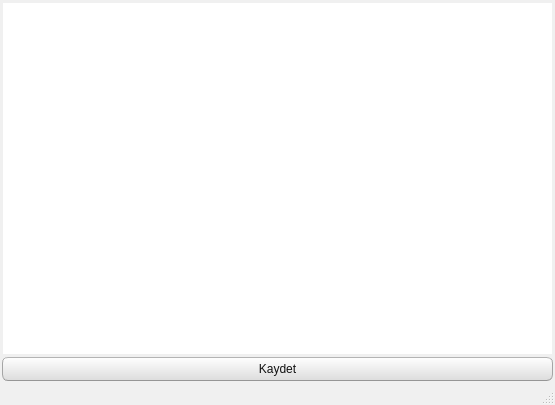
<?xml version="1.0" encoding="UTF-8"?>
<ui version="4.0">
 <class>hakkindaWindow</class>
 <widget class="QMainWindow" name="hakkindaWindow">
  <property name="geometry">
   <rect>
    <x>0</x>
    <y>0</y>
    <width>555</width>
    <height>405</height>
   </rect>
  </property>
  <property name="windowTitle">
   <string>HAKKINDA</string>
  </property>
  <property name="styleSheet">
   <string notr="true">/*
Ubuntu Style Sheet for QT Applications
Author: Jaime A. Quiroga P.
Company: GTRONICK
Last updated: 01/10/2021 (dd/mm/yyyy), 15:18.
Available at: https://github.com/GTRONICK/QSS/blob/master/Ubuntu.qss
*/
QMainWindow {
	background-color:#f0f0f0;
}
QCheckBox {
	padding:2px;
}
QCheckBox:hover {
	border:1px solid rgb(255,150,60);
	border-radius:4px;
	padding: 1px;
	background-color:qlineargradient(spread:pad, x1:0.5, y1:1, x2:0.5, y2:0, stop:0 rgba(190, 90, 50, 50), stop:1 rgba(250, 130, 40, 50));
}
QCheckBox::indicator:checked {
	border:1px solid rgb(246, 134, 86);
	border-radius:4px;
  	background-color:rgb(246, 134, 86)
}
QCheckBox::indicator:unchecked {
	border-width:1px solid rgb(246, 134, 86);
	border-radius:4px;
  	background-color:rgb(255,255,255);
}
QColorDialog {
	background-color:#f0f0f0;
}
QComboBox {
	color:rgb(81,72,65);
	background: #ffffff;
}
QComboBox:editable {
	selection-color:rgb(81,72,65);
	selection-background-color: #ffffff;
}
QComboBox QAbstractItemView {
	selection-color: #ffffff;
	selection-background-color: rgb(246, 134, 86);
}
QComboBox:!editable:on, QComboBox::drop-down:editable:on {
	color:  #1e1d23;	
}
QDateTimeEdit, QDateEdit, QDoubleSpinBox, QFontComboBox {
	color:rgb(81,72,65);
	background-color: #ffffff;
}

QDialog {
	background-color:#f0f0f0;
}

QLabel,QLineEdit {
	color:rgb(17,17,17);
}
QLineEdit {
	background-color:rgb(255,255,255);
	selection-background-color:rgb(236,116,64);
}
QMenuBar {
	color:rgb(223,219,210);
	background-color:rgb(65,64,59);
}
QMenuBar::item {
	padding-top:4px;
	padding-left:4px;
	padding-right:4px;
	color:rgb(223,219,210);
	background-color:rgb(65,64,59);
}
QMenuBar::item:selected {
	color:rgb(255,255,255);
	padding-top:2px;
	padding-left:2px;
	padding-right:2px;
	border-top-width:2px;
	border-left-width:2px;
	border-right-width:2px;
	border-top-right-radius:4px;
	border-top-left-radius:4px;
	border-style:solid;
	background-color:rgb(65,64,59);
	border-top-color: rgb(47,47,44);
	border-right-color: qlineargradient(spread:pad, x1:0, y1:1, x2:1, y2:0, stop:0 rgba(90, 87, 78, 255), stop:1 rgba(47,47,44, 255));
	border-left-color:  qlineargradient(spread:pad, x1:1, y1:0, x2:0, y2:0, stop:0 rgba(90, 87, 78, 255), stop:1 rgba(47,47,44, 255));
}
QMenu {
	color:rgb(223,219,210);
	background-color:rgb(65,64,59);
}
QMenu::item {
	color:rgb(223,219,210);
	padding:4px 10px 4px 20px;
}
QMenu::item:selected {
	color:rgb(255,255,255);
	background-color: qlineargradient(spread:pad, x1:0.5, y1:1, x2:0.5, y2:0, stop:0 rgba(225, 108, 54, 255), stop:1 rgba(246, 134, 86, 255));
	border-style:solid;
	border-width:3px;
	padding:4px 7px 4px 17px;
	border-bottom-color:qlineargradient(spread:pad, x1:0.5, y1:1, x2:0.5, y2:0, stop:0 rgba(175,85,48,255), stop:1 rgba(236,114,67, 255));
	border-top-color:qlineargradient(spread:pad, x1:0.5, y1:1, x2:0.5, y2:0, stop:0 rgba(253,156,113,255), stop:1 rgba(205,90,46, 255));
	border-right-color:qlineargradient(spread:pad, x1:0, y1:0.5, x2:1, y2:0.5, stop:0 rgba(253,156,113,255), stop:1 rgba(205,90,46, 255));
	border-left-color:qlineargradient(spread:pad, x1:1, y1:0.5, x2:0, y2:0.5, stop:0 rgba(253,156,113,255), stop:1 rgba(205,90,46, 255));
}
QPlainTextEdit {
	border: 1px solid transparent;
	color:rgb(17,17,17);
	selection-background-color:rgb(236,116,64);
    background-color: #FFFFFF;
}
QProgressBar {
	text-align: center;
	color: rgb(0, 0, 0);
	border: 1px inset rgb(150,150,150); 
	border-radius: 10px;
	background-color:rgb(221,221,219);
}
QProgressBar::chunk:horizontal {
	background-color: qlineargradient(spread:pad, x1:0.5, y1:1, x2:0.5, y2:0, stop:0 rgba(225, 108, 54, 255), stop:1 rgba(246, 134, 86, 255));
	border:1px solid;
	border-radius:8px;
	border-bottom-color:qlineargradient(spread:pad, x1:0.5, y1:1, x2:0.5, y2:0, stop:0 rgba(175,85,48,255), stop:1 rgba(236,114,67, 255));
	border-top-color:qlineargradient(spread:pad, x1:0.5, y1:1, x2:0.5, y2:0, stop:0 rgba(253,156,113,255), stop:1 rgba(205,90,46, 255));
	border-right-color:qlineargradient(spread:pad, x1:0, y1:0.5, x2:1, y2:0.5, stop:0 rgba(253,156,113,255), stop:1 rgba(205,90,46, 255));
	border-left-color:qlineargradient(spread:pad, x1:1, y1:0.5, x2:0, y2:0.5, stop:0 rgba(253,156,113,255), stop:1 rgba(205,90,46, 255));
}
QPushButton{
	color:rgb(17,17,17);
	border-width: 1px;
	border-radius: 6px;
	border-bottom-color: rgb(150,150,150);
	border-right-color: rgb(165,165,165);
	border-left-color: rgb(165,165,165);
	border-top-color: rgb(180,180,180);
	border-style: solid;
	padding: 4px;
	background-color: qlineargradient(spread:pad, x1:0.5, y1:1, x2:0.5, y2:0, stop:0 rgba(220, 220, 220, 255), stop:1 rgba(255, 255, 255, 255));
}
QPushButton:hover{
	color:rgb(17,17,17);
	border-width: 1px;
	border-radius:6px;
	border-top-color: rgb(255,150,60);
	border-right-color: qlineargradient(spread:pad, x1:0, y1:1, x2:1, y2:0, stop:0 rgba(200, 70, 20, 255), stop:1 rgba(255,150,60, 255));
	border-left-color:  qlineargradient(spread:pad, x1:1, y1:0, x2:0, y2:0, stop:0 rgba(200, 70, 20, 255), stop:1 rgba(255,150,60, 255));
	border-bottom-color: rgb(200,70,20);
	border-style: solid;
	padding: 2px;
	background-color: qlineargradient(spread:pad, x1:0.5, y1:1, x2:0.5, y2:0, stop:0 rgba(220, 220, 220, 255), stop:1 rgba(255, 255, 255, 255));
}
QPushButton:default{
	color:rgb(17,17,17);
	border-width: 1px;
	border-radius:6px;
	border-top-color: rgb(255,150,60);
	border-right-color: qlineargradient(spread:pad, x1:0, y1:1, x2:1, y2:0, stop:0 rgba(200, 70, 20, 255), stop:1 rgba(255,150,60, 255));
	border-left-color:  qlineargradient(spread:pad, x1:1, y1:0, x2:0, y2:0, stop:0 rgba(200, 70, 20, 255), stop:1 rgba(255,150,60, 255));
	border-bottom-color: rgb(200,70,20);
	border-style: solid;
	padding: 2px;
	background-color: qlineargradient(spread:pad, x1:0.5, y1:1, x2:0.5, y2:0, stop:0 rgba(220, 220, 220, 255), stop:1 rgba(255, 255, 255, 255));
}
QPushButton:pressed{
	color:rgb(17,17,17);
	border-width: 1px;
	border-radius: 6px;
	border-width: 1px;
	border-top-color: rgba(255,150,60,200);
	border-right-color: qlineargradient(spread:pad, x1:0, y1:1, x2:1, y2:0, stop:0 rgba(200, 70, 20, 255), stop:1 rgba(255,150,60, 200));
	border-left-color:  qlineargradient(spread:pad, x1:1, y1:0, x2:0, y2:0, stop:0 rgba(200, 70, 20, 255), stop:1 rgba(255,150,60, 200));
	border-bottom-color: rgba(200,70,20,200);
	border-style: solid;
	padding: 2px;
	background-color: qlineargradient(spread:pad, x1:0.5, y1:0, x2:0.5, y2:1, stop:0 rgba(220, 220, 220, 255), stop:1 rgba(255, 255, 255, 255));
}
QPushButton:disabled{
	color:rgb(174,167,159);
	border-width: 1px;
	border-radius: 6px;
	background-color: qlineargradient(spread:pad, x1:0.5, y1:1, x2:0.5, y2:0, stop:0 rgba(200, 200, 200, 255), stop:1 rgba(230, 230, 230, 255));
}
QRadioButton {
	padding: 1px;
}
QRadioButton::indicator:checked {
	height: 10px;
	width: 10px;
	border-style:solid;
	border-radius:5px;
	border-width: 1px;
	border-color: rgba(246, 134, 86, 255);
	color: #a9b7c6;
	background-color:rgba(246, 134, 86, 255);
}
QRadioButton::indicator:!checked {
	height: 10px;
	width: 10px;
	border-style:solid;
	border-radius:5px;
	border-width: 1px;
	border-color: rgb(246, 134, 86);
	color: #a9b7c6;
	background-color: transparent;
}
QScrollArea {
	color: white;
	background-color:#f0f0f0;
}
QSlider::groove {
	border-style: solid;
	border-width: 1px;
	border-color: rgb(207,207,207);
}
QSlider::groove:horizontal {
	height: 5px;
	background: rgb(246, 134, 86);
}
QSlider::groove:vertical {
	width: 5px;
	background: rgb(246, 134, 86);
}
QSlider::handle:horizontal {
	background: rgb(253,253,253);
	border-style: solid;
	border-width: 1px;
	border-color: rgb(207,207,207);
	width: 12px;
	margin: -5px 0;
	border-radius: 7px;
}
QSlider::handle:vertical {
	background: rgb(253,253,253);
	border-style: solid;
	border-width: 1px;
	border-color: rgb(207,207,207);
	height: 12px;
	margin: 0 -5px;
	border-radius: 7px;
}
QSlider::add-page:horizontal, QSlider::add-page:vertical {
 	background: white;
}
QSlider::sub-page:horizontal, QSlider::sub-page:vertical {
	background: rgb(246, 134, 86);
}
QStatusBar, QSpinBox {
	color:rgb(81,72,65);
}
QSpinBox {
	background-color: #ffffff;
}
QScrollBar:horizontal {
	max-height: 20px;
	border: 1px transparent;
	margin: 0px 20px 0px 20px;
}
QScrollBar::handle:horizontal {
	background: rgb(253,253,253);
	border: 1px solid rgb(207,207,207);
	border-radius: 7px;
	min-width: 25px;
}
QScrollBar::handle:horizontal:hover {
	background: rgb(253,253,253);
	border: 1px solid rgb(255,150,60);
	border-radius: 7px;
	min-width: 25px;
}
QScrollBar::add-line:horizontal {
  	border: 1px solid rgb(207,207,207);
  	border-top-right-radius: 7px;
  	border-top-left-radius: 7px;
  	border-bottom-right-radius: 7px;
  	background: rgb(255, 255, 255);
  	width: 20px;
  	subcontrol-position: right;
  	subcontrol-origin: margin;
}
QScrollBar::add-line:horizontal:hover {
  	border: 1px solid rgb(255,150,60);
  	border-top-right-radius: 7px;
  	border-top-left-radius: 7px;
  	border-bottom-right-radius: 7px;
  	background: rgb(255, 255, 255);
  	width: 20px;
  	subcontrol-position: right;
  	subcontrol-origin: margin;
}
QScrollBar::add-line:horizontal:pressed {
  	border: 1px solid grey;
  	border-top-left-radius: 7px;
  	border-top-right-radius: 7px;
  	border-bottom-right-radius: 7px;
  	background: rgb(231,231,231);
  	width: 20px;
  	subcontrol-position: right;
  	subcontrol-origin: margin;
}
QScrollBar::sub-line:horizontal {
  	border: 1px solid rgb(207,207,207);
  	border-top-right-radius: 7px;
  	border-top-left-radius: 7px;
  	border-bottom-left-radius: 7px;
  	background: rgb(255, 255, 255);
  	width: 20px;
  	subcontrol-position: left;
  	subcontrol-origin: margin;
}
QScrollBar::sub-line:horizontal:hover {
  	border: 1px solid rgb(255,150,60);
  	border-top-right-radius: 7px;
  	border-top-left-radius: 7px;
  	border-bottom-left-radius: 7px;
  	background: rgb(255, 255, 255);
  	width: 20px;
  	subcontrol-position: left;
  	subcontrol-origin: margin;
}
QScrollBar::sub-line:horizontal:pressed {
  	border: 1px solid grey;
  	border-top-right-radius: 7px;
  	border-top-left-radius: 7px;
  	border-bottom-left-radius: 7px;
  	background: rgb(231,231,231);
  	width: 20px;
  	subcontrol-position: left;
  	subcontrol-origin: margin;
}
QScrollBar::left-arrow:horizontal {
  	border: 1px transparent grey;
  	border-top-left-radius: 3px;
  	border-bottom-left-radius: 3px;
  	width: 6px;
  	height: 6px;
  	background: rgb(230,230,230);
}
QScrollBar::right-arrow:horizontal {
	border: 1px transparent grey;
	border-top-right-radius: 3px;
	border-bottom-right-radius: 3px;
  	width: 6px;
  	height: 6px;
 	background: rgb(230,230,230);
}
QScrollBar::add-page:horizontal, QScrollBar::sub-page:horizontal {
 	background: none;
} 
QScrollBar:vertical {
	max-width: 20px;
	border: 1px transparent grey;
	margin: 20px 0px 20px 0px;
}
QScrollBar::add-line:vertical {
	border: 1px solid;
	border-color: rgb(207,207,207);
	border-bottom-right-radius: 7px;
	border-bottom-left-radius: 7px;
	border-top-left-radius: 7px;
	background: rgb(255, 255, 255);
  	height: 20px;
  	subcontrol-position: bottom;
  	subcontrol-origin: margin;
}
QScrollBar::add-line:vertical:hover {
  	border: 1px solid;
  	border-color: rgb(255,150,60);
  	border-bottom-right-radius: 7px;
  	border-bottom-left-radius: 7px;
  	border-top-left-radius: 7px;
  	background: rgb(255, 255, 255);
  	height: 20px;
  	subcontrol-position: bottom;
  	subcontrol-origin: margin;
}
QScrollBar::add-line:vertical:pressed {
  	border: 1px solid grey;
  	border-bottom-left-radius: 7px;
  	border-bottom-right-radius: 7px;
  	border-top-left-radius: 7px;
  	background: rgb(231,231,231);
  	height: 20px;
  	subcontrol-position: bottom;
  	subcontrol-origin: margin;
}
QScrollBar::sub-line:vertical {
  	border: 1px solid rgb(207,207,207);
  	border-top-right-radius: 7px;
  	border-top-left-radius: 7px;
  	border-bottom-left-radius: 7px;
  	background: rgb(255, 255, 255);
  	height: 20px;
  	subcontrol-position: top;
  	subcontrol-origin: margin;
}
QScrollBar::sub-line:vertical:hover {
  	border: 1px solid rgb(255,150,60);
  	border-top-right-radius: 7px;
  	border-top-left-radius: 7px;
  	border-bottom-left-radius: 7px;
	background: rgb(255, 255, 255);
  	height: 20px;
  	subcontrol-position: top;
  	subcontrol-origin: margin;
}
QScrollBar::sub-line:vertical:pressed {
  	border: 1px solid grey;
  	border-top-left-radius: 7px;
  	border-top-right-radius: 7px;
  	background: rgb(231,231,231);
 	height: 20px;
  	subcontrol-position: top;
  	subcontrol-origin: margin;
}
QScrollBar::handle:vertical {
	background: rgb(253,253,253);
	border: 1px solid rgb(207,207,207);
	border-radius: 7px;
	min-height: 25px;
}
QScrollBar::handle:vertical:hover {
	background: rgb(253,253,253);
	border: 1px solid rgb(255,150,60);
	border-radius: 7px;
	min-height: 25px;
}
QScrollBar::up-arrow:vertical {
	border: 1px transparent grey;
  	border-top-left-radius: 3px;
	border-top-right-radius: 3px;
  	width: 6px;
  	height: 6px;
  	background: rgb(230,230,230);
}
QScrollBar::down-arrow:vertical {
  	border: 1px transparent grey;
  	border-bottom-left-radius: 3px;
  	border-bottom-right-radius: 3px;
  	width: 6px;
  	height: 6px;
  	background: rgb(230,230,230);
}
QScrollBar::add-page:vertical, QScrollBar::sub-page:vertical {
  	background: none;
}
QTabWidget {
	color:rgb(0,0,0);
	background-color:rgb(247,246,246);
}
QTabWidget::pane {
	border-color: rgb(180,180,180);
	background-color:rgb(247,246,246);
	border-style: solid;
	border-width: 1px;
  	border-radius: 6px;
}
QTabBar::tab {
	padding-left:4px;
	padding-right:4px;
	padding-bottom:2px;
	padding-top:2px;
	color:rgb(81,72,65);
  	background-color: qlineargradient(spread:pad, x1:0.5, y1:1, x2:0.5, y2:0, stop:0 rgba(221,218,217,255), stop:1 rgba(240,239,238,255));
	border-style: solid;
	border-width: 1px;
  	border-top-right-radius:4px;
	border-top-left-radius:4px;
	border-top-color: rgb(180,180,180);
	border-left-color: rgb(180,180,180);
	border-right-color: rgb(180,180,180);
	border-bottom-color: transparent;
}
QTabBar::tab:selected, QTabBar::tab:last:selected, QTabBar::tab:hover {
  	background-color:rgb(247,246,246);
  	margin-left: 0px;
  	margin-right: 1px;
}
QTabBar::tab:!selected {
	margin-top: 1px;
	margin-right: 1px;
}
QTextEdit {
	border-width: 1px;
	border-style: solid;
	border-color:transparent;
	color:rgb(17,17,17);
	selection-background-color:rgb(236,116,64);
}
QTimeEdit, QToolBox, QToolBox::tab, QToolBox::tab:selected {
	color:rgb(81,72,65);
	background-color: #ffffff;
}</string>
  </property>
  <widget class="QWidget" name="centralwidget">
   <layout class="QGridLayout" name="gridLayout">
    <property name="leftMargin">
     <number>2</number>
    </property>
    <property name="topMargin">
     <number>2</number>
    </property>
    <property name="rightMargin">
     <number>2</number>
    </property>
    <property name="bottomMargin">
     <number>2</number>
    </property>
    <property name="verticalSpacing">
     <number>2</number>
    </property>
    <item row="0" column="0">
     <widget class="QTextEdit" name="hakkinda_textEdit">
      <property name="font">
       <font>
        <pointsize>12</pointsize>
        <weight>75</weight>
        <bold>true</bold>
       </font>
      </property>
      <property name="html">
       <string>&lt;!DOCTYPE HTML PUBLIC &quot;-//W3C//DTD HTML 4.0//EN&quot; &quot;http://www.w3.org/TR/REC-html40/strict.dtd&quot;&gt;
&lt;html&gt;&lt;head&gt;&lt;meta name=&quot;qrichtext&quot; content=&quot;1&quot; /&gt;&lt;style type=&quot;text/css&quot;&gt;
p, li { white-space: pre-wrap; }
&lt;/style&gt;&lt;/head&gt;&lt;body style=&quot; font-family:'MS Shell Dlg 2'; font-size:12pt; font-weight:600; font-style:normal;&quot;&gt;
&lt;p align=&quot;center&quot; style=&quot;-qt-paragraph-type:empty; margin-top:0px; margin-bottom:0px; margin-left:0px; margin-right:0px; -qt-block-indent:0; text-indent:0px; font-size:7.8pt; font-weight:400;&quot;&gt;&lt;br /&gt;&lt;/p&gt;&lt;/body&gt;&lt;/html&gt;</string>
      </property>
     </widget>
    </item>
    <item row="1" column="0">
     <widget class="QPushButton" name="KaydetButon">
      <property name="text">
       <string>Kaydet</string>
      </property>
     </widget>
    </item>
   </layout>
  </widget>
  <widget class="QMenuBar" name="menubar">
   <property name="geometry">
    <rect>
     <x>0</x>
     <y>0</y>
     <width>555</width>
     <height>25</height>
    </rect>
   </property>
  </widget>
  <widget class="QStatusBar" name="statusbar"/>
 </widget>
 <resources/>
 <connections/>
</ui>
